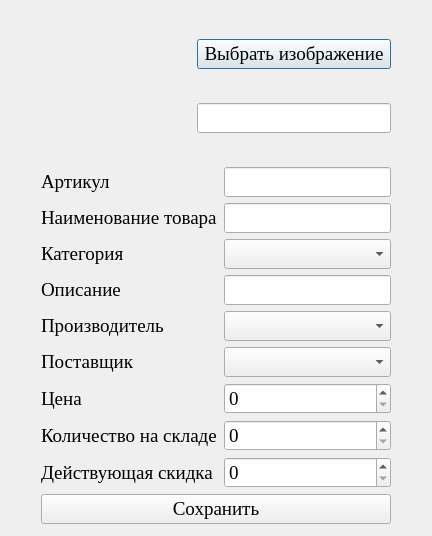
<?xml version="1.0" encoding="UTF-8"?>
<ui version="4.0">
 <class>ProductDialog</class>
 <widget class="QDialog" name="ProductDialog">
  <property name="geometry">
   <rect>
    <x>0</x>
    <y>0</y>
    <width>432</width>
    <height>536</height>
   </rect>
  </property>
  <property name="font">
   <font>
    <family>Times New Roman</family>
    <pointsize>14</pointsize>
   </font>
  </property>
  <property name="windowTitle">
   <string>Продукт</string>
  </property>
  <property name="windowIcon">
   <iconset>
    <normaloff>../../icon.ico</normaloff>../../icon.ico</iconset>
  </property>
  <layout class="QGridLayout" name="gridLayout">
   <item row="8" column="1">
    <widget class="QLabel" name="label_8">
     <property name="text">
      <string>Цена</string>
     </property>
    </widget>
   </item>
   <item row="9" column="1">
    <widget class="QLabel" name="label_9">
     <property name="text">
      <string>Количество на складе</string>
     </property>
    </widget>
   </item>
   <item row="6" column="2">
    <widget class="QComboBox" name="comboBoxCreator"/>
   </item>
   <item row="4" column="2">
    <widget class="QComboBox" name="comboBoxType"/>
   </item>
   <item row="10" column="1">
    <widget class="QLabel" name="label_10">
     <property name="text">
      <string>Действующая скидка</string>
     </property>
    </widget>
   </item>
   <item row="5" column="2">
    <widget class="QLineEdit" name="Description"/>
   </item>
   <item row="2" column="2">
    <widget class="QLineEdit" name="Article"/>
   </item>
   <item row="8" column="2">
    <widget class="QSpinBox" name="Price">
     <property name="minimum">
      <number>0</number>
     </property>
     <property name="maximum">
      <number>2000000000</number>
     </property>
    </widget>
   </item>
   <item row="3" column="2">
    <widget class="QLineEdit" name="Name"/>
   </item>
   <item row="6" column="1">
    <widget class="QLabel" name="label_6">
     <property name="text">
      <string>Производитель</string>
     </property>
    </widget>
   </item>
   <item row="3" column="1">
    <widget class="QLabel" name="label_3">
     <property name="text">
      <string>Наименование товара</string>
     </property>
    </widget>
   </item>
   <item row="1" column="1" colspan="2">
    <layout class="QHBoxLayout" name="horizontalLayout">
     <item>
      <widget class="QLabel" name="Image">
       <property name="minimumSize">
        <size>
         <width>150</width>
         <height>150</height>
        </size>
       </property>
       <property name="maximumSize">
        <size>
         <width>150</width>
         <height>150</height>
        </size>
       </property>
       <property name="baseSize">
        <size>
         <width>150</width>
         <height>150</height>
        </size>
       </property>
       <property name="text">
        <string/>
       </property>
       <property name="pixmap">
        <pixmap>../../picture.png</pixmap>
       </property>
       <property name="scaledContents">
        <bool>true</bool>
       </property>
      </widget>
     </item>
     <item>
      <layout class="QVBoxLayout" name="verticalLayout">
       <item>
        <widget class="QPushButton" name="OpenFile">
         <property name="text">
          <string>Выбрать изображение</string>
         </property>
        </widget>
       </item>
       <item>
        <widget class="QLineEdit" name="Path">
         <property name="readOnly">
          <bool>true</bool>
         </property>
        </widget>
       </item>
      </layout>
     </item>
    </layout>
   </item>
   <item row="5" column="1">
    <widget class="QLabel" name="label_5">
     <property name="text">
      <string>Описание</string>
     </property>
    </widget>
   </item>
   <item row="7" column="1">
    <widget class="QLabel" name="label_7">
     <property name="text">
      <string>Поставщик</string>
     </property>
    </widget>
   </item>
   <item row="9" column="2">
    <widget class="QSpinBox" name="Count">
     <property name="maximum">
      <number>200000000</number>
     </property>
    </widget>
   </item>
   <item row="10" column="2">
    <widget class="QSpinBox" name="Discount"/>
   </item>
   <item row="2" column="1">
    <widget class="QLabel" name="label_2">
     <property name="text">
      <string>Артикул</string>
     </property>
    </widget>
   </item>
   <item row="7" column="2">
    <widget class="QComboBox" name="comboBoxSeller"/>
   </item>
   <item row="4" column="1">
    <widget class="QLabel" name="label_4">
     <property name="text">
      <string>Категория</string>
     </property>
    </widget>
   </item>
   <item row="0" column="1">
    <spacer name="verticalSpacer_2">
     <property name="orientation">
      <enum>Qt::Vertical</enum>
     </property>
     <property name="sizeHint" stdset="0">
      <size>
       <width>20</width>
       <height>40</height>
      </size>
     </property>
    </spacer>
   </item>
   <item row="3" column="0">
    <spacer name="horizontalSpacer">
     <property name="orientation">
      <enum>Qt::Horizontal</enum>
     </property>
     <property name="sizeHint" stdset="0">
      <size>
       <width>40</width>
       <height>20</height>
      </size>
     </property>
    </spacer>
   </item>
   <item row="4" column="3">
    <spacer name="horizontalSpacer_2">
     <property name="orientation">
      <enum>Qt::Horizontal</enum>
     </property>
     <property name="sizeHint" stdset="0">
      <size>
       <width>40</width>
       <height>20</height>
      </size>
     </property>
    </spacer>
   </item>
   <item row="11" column="1" colspan="2">
    <widget class="QPushButton" name="Save">
     <property name="text">
      <string>Сохранить</string>
     </property>
    </widget>
   </item>
   <item row="12" column="1">
    <spacer name="verticalSpacer">
     <property name="orientation">
      <enum>Qt::Vertical</enum>
     </property>
     <property name="sizeHint" stdset="0">
      <size>
       <width>20</width>
       <height>40</height>
      </size>
     </property>
    </spacer>
   </item>
  </layout>
 </widget>
 <resources/>
 <connections/>
</ui>
